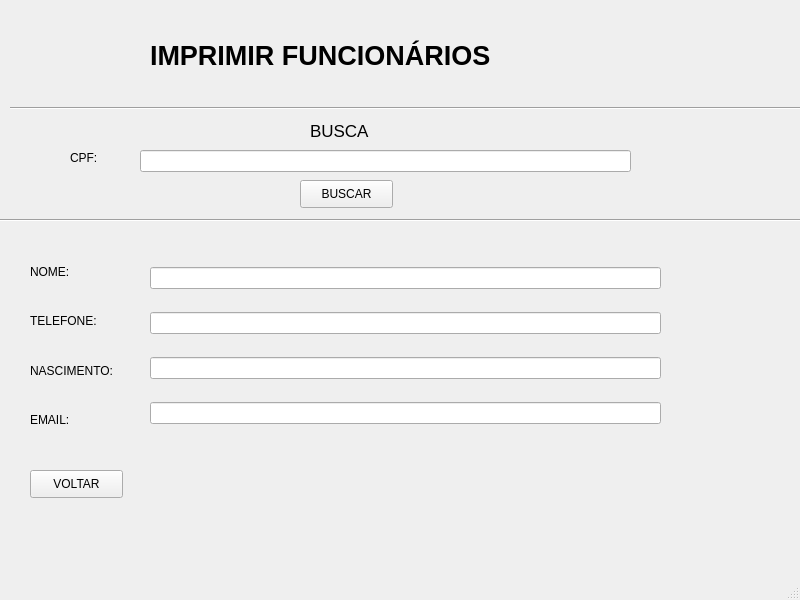
<?xml version="1.0" encoding="UTF-8"?>
<ui version="4.0">
 <class>MainWindow</class>
 <widget class="QMainWindow" name="MainWindow">
  <property name="geometry">
   <rect>
    <x>0</x>
    <y>0</y>
    <width>800</width>
    <height>600</height>
   </rect>
  </property>
  <property name="windowTitle">
   <string>MainWindow</string>
  </property>
  <widget class="QWidget" name="centralwidget">
   <widget class="QLabel" name="label_3">
    <property name="geometry">
     <rect>
      <x>310</x>
      <y>120</y>
      <width>91</width>
      <height>21</height>
     </rect>
    </property>
    <property name="font">
     <font>
      <pointsize>13</pointsize>
     </font>
    </property>
    <property name="text">
     <string>BUSCA</string>
    </property>
   </widget>
   <widget class="Line" name="line_2">
    <property name="geometry">
     <rect>
      <x>0</x>
      <y>210</y>
      <width>801</width>
      <height>20</height>
     </rect>
    </property>
    <property name="orientation">
     <enum>Qt::Horizontal</enum>
    </property>
   </widget>
   <widget class="QPushButton" name="pushButton">
    <property name="geometry">
     <rect>
      <x>300</x>
      <y>180</y>
      <width>93</width>
      <height>28</height>
     </rect>
    </property>
    <property name="text">
     <string>BUSCAR</string>
    </property>
   </widget>
   <widget class="Line" name="line">
    <property name="geometry">
     <rect>
      <x>10</x>
      <y>100</y>
      <width>791</width>
      <height>16</height>
     </rect>
    </property>
    <property name="orientation">
     <enum>Qt::Horizontal</enum>
    </property>
   </widget>
   <widget class="QLineEdit" name="lineEdit_5">
    <property name="geometry">
     <rect>
      <x>140</x>
      <y>150</y>
      <width>491</width>
      <height>22</height>
     </rect>
    </property>
   </widget>
   <widget class="QLabel" name="label_bus_cpf">
    <property name="geometry">
     <rect>
      <x>70</x>
      <y>150</y>
      <width>55</width>
      <height>16</height>
     </rect>
    </property>
    <property name="text">
     <string>CPF:</string>
    </property>
   </widget>
   <widget class="QPushButton" name="pushButton_2">
    <property name="geometry">
     <rect>
      <x>30</x>
      <y>470</y>
      <width>93</width>
      <height>28</height>
     </rect>
    </property>
    <property name="text">
     <string>VOLTAR</string>
    </property>
   </widget>
   <widget class="QLabel" name="label">
    <property name="geometry">
     <rect>
      <x>300</x>
      <y>60</y>
      <width>55</width>
      <height>16</height>
     </rect>
    </property>
    <property name="text">
     <string/>
    </property>
   </widget>
   <widget class="QWidget" name="layoutWidget">
    <property name="geometry">
     <rect>
      <x>150</x>
      <y>250</y>
      <width>511</width>
      <height>191</height>
     </rect>
    </property>
    <layout class="QVBoxLayout" name="verticalLayout_3">
     <item>
      <widget class="QLineEdit" name="lineEdit_6"/>
     </item>
     <item>
      <widget class="QLineEdit" name="lineEdit_7"/>
     </item>
     <item>
      <widget class="QLineEdit" name="lineEdit_8"/>
     </item>
     <item>
      <widget class="QLineEdit" name="lineEdit_10"/>
     </item>
    </layout>
   </widget>
   <widget class="QWidget" name="layoutWidget_2">
    <property name="geometry">
     <rect>
      <x>30</x>
      <y>250</y>
      <width>111</width>
      <height>191</height>
     </rect>
    </property>
    <layout class="QVBoxLayout" name="verticalLayout_4">
     <item>
      <widget class="QLabel" name="label_9">
       <property name="text">
        <string>NOME:</string>
       </property>
      </widget>
     </item>
     <item>
      <widget class="QLabel" name="label_10">
       <property name="text">
        <string>TELEFONE:</string>
       </property>
      </widget>
     </item>
     <item>
      <widget class="QLabel" name="label_11">
       <property name="text">
        <string>NASCIMENTO:</string>
       </property>
      </widget>
     </item>
     <item>
      <widget class="QLabel" name="label_12">
       <property name="text">
        <string>EMAIL:</string>
       </property>
      </widget>
     </item>
    </layout>
   </widget>
   <widget class="QLabel" name="label_13">
    <property name="geometry">
     <rect>
      <x>150</x>
      <y>30</y>
      <width>501</width>
      <height>51</height>
     </rect>
    </property>
    <property name="font">
     <font>
      <pointsize>20</pointsize>
      <weight>75</weight>
      <bold>true</bold>
     </font>
    </property>
    <property name="frameShape">
     <enum>QFrame::NoFrame</enum>
    </property>
    <property name="text">
     <string>IMPRIMIR FUNCIONÁRIOS</string>
    </property>
    <property name="textFormat">
     <enum>Qt::AutoText</enum>
    </property>
    <property name="alignment">
     <set>Qt::AlignLeading|Qt::AlignLeft|Qt::AlignVCenter</set>
    </property>
   </widget>
  </widget>
  <widget class="QMenuBar" name="menubar">
   <property name="geometry">
    <rect>
     <x>0</x>
     <y>0</y>
     <width>800</width>
     <height>26</height>
    </rect>
   </property>
  </widget>
  <widget class="QStatusBar" name="statusbar"/>
 </widget>
 <resources/>
 <connections/>
</ui>
